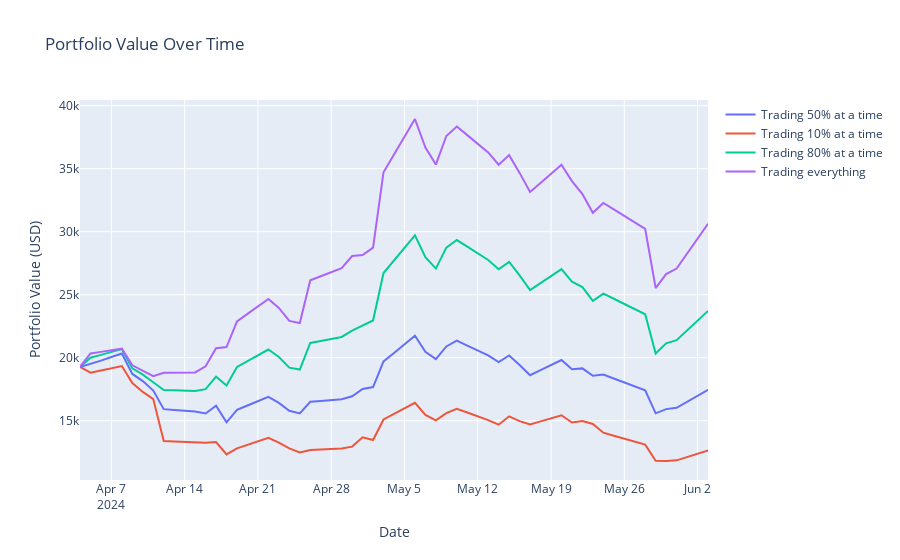

Here is the notebook cell this chart was saved with:
### Markdown cell above
# Conclusion

It appears that trading low-market-cap cryptocurrencies, colloquially known as "shitcoins," presents a significant speculative opportunity for substantial financial gain.

Given that this is an early-stage study, further refinements and adaptations are necessary.

Preliminary results indicate a potential doubling of capital when trading these assets over the past two months.

### Code cell
%run scripts/top_multi_strategy_speculation.py
